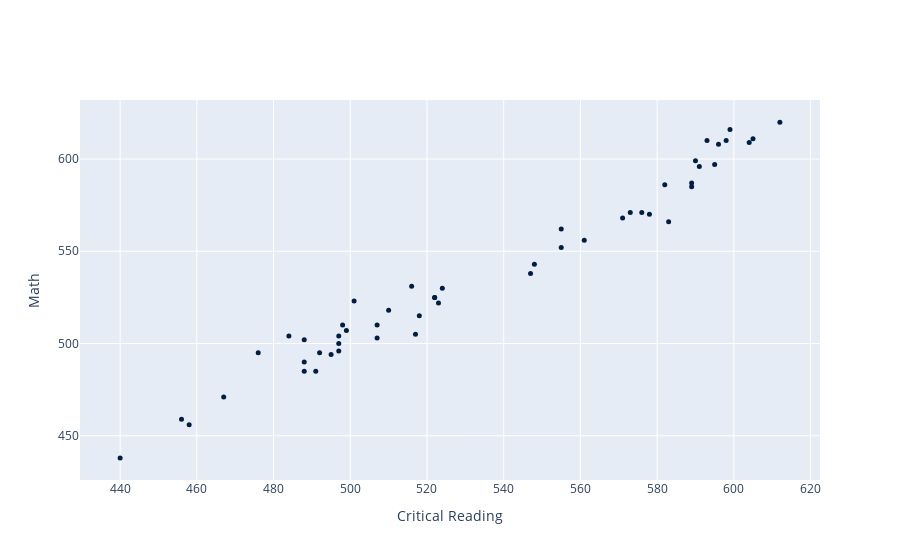

Here is the notebook cell this chart was saved with:
### Code cell
sat2014.iscatter('Critical Reading', 'Math')

### Figure 1 — Plotly figure (JSON) as saved in the notebook; plotly's stock layout.template omitted (floating-point values rounded to 4 significant figures)
{"data": [{"marker": {"color": "rgb(0,30,66)", "size": 5}, "mode": "markers", "name": "Math", "textfont": {"color": "rgb(0,30,66)"}, "textposition": "bottom center", "type": "scatter", "x": [547, 507, 522, 573, 498, 582, 507, 456, 440, 491, 488, 484, 458, 599, 497, 605, 591, 589, 561, 467, 492, 516, 593, 598, 583, 595, 555, 589, 495, 524, 501, 548, 488, 499, 612, 555, 576, 523, 497, 497, 488, 604, 578, 476, 571, 522, 518, 510, 517, 596, 590], "y": [538, 503, 525, 571, 510, 586, 510, 459, 438, 485, 485, 504, 456, 616, 500, 611, 596, 585, 556, 471, 495, 531, 610, 610, 566, 597, 552, 587, 494, 530, 523, 543, 502, 507, 620, 562, 571, 522, 504, 496, 490, 609, 570, 495, 568, 525, 515, 518, 505, 608, 599]}], "layout": {"xaxis": {"title": {"text": "Critical Reading"}}, "yaxis": {"title": {"text": "Math"}}}}
